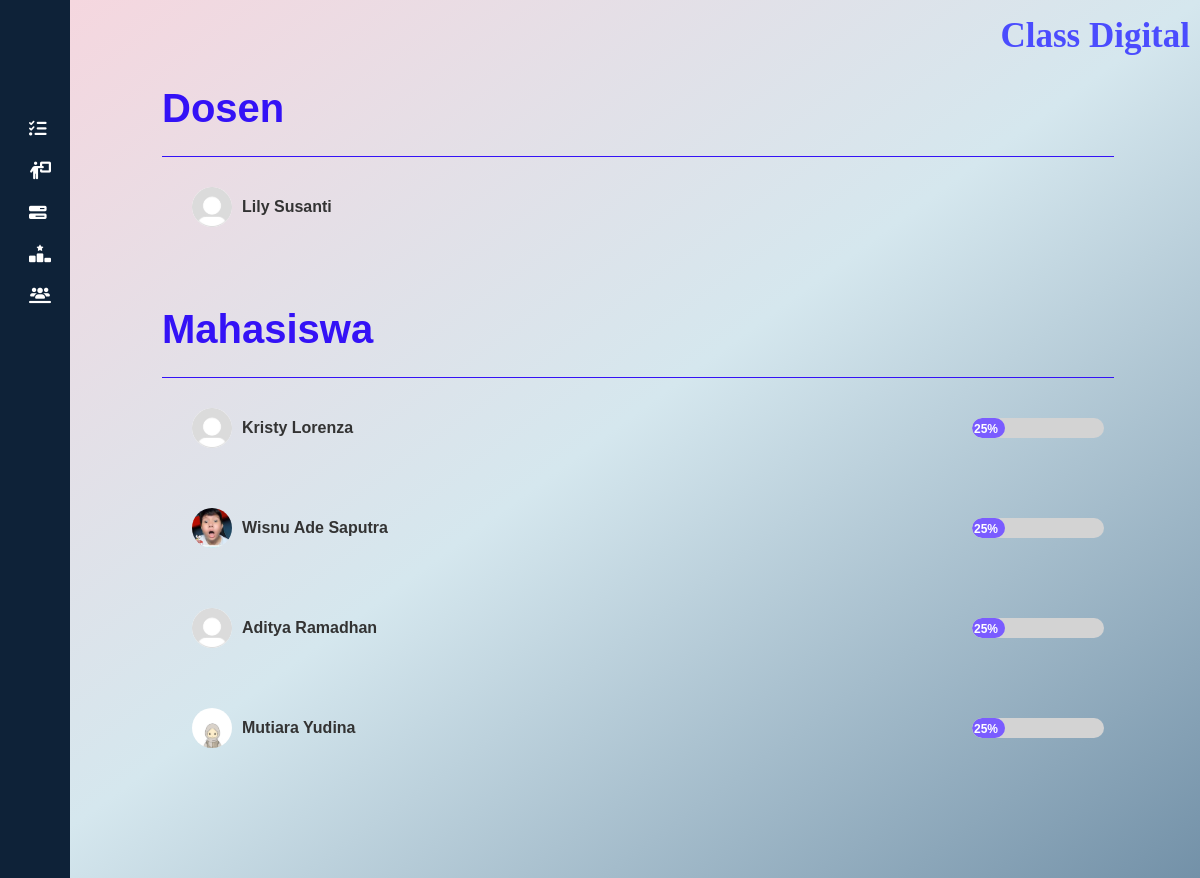
Screenshot of /cd_app/list/3/ with the database file from the repository.
### cd_app/models.py (models this page shows, shortened)
class Course(models.Model):
    name = models.CharField(max_length=200)
    schedule = models.CharField(max_length=100)
    url = models.URLField()
    video_url = models.URLField(blank=True, null=True, help_text="URL video pembelajaran (contoh: YouTube)")
    pdf_material = models.FileField(upload_to='materials/', blank=True, null=True, help_text="Unggah materi dalam format PDF")
    announcement = models.TextField(blank=True, null=True)
    teacher = models.ForeignKey(
        UserProfileInfo,
        on_delete=models.SET_NULL,
        null=True,
        blank=True,
        related_name='teaching_courses',
        limit_choices_to={'role': 'teacher'},  # Hanya user dengan role 'teacher'
    )

class UserProfileInfo(models.Model):
    user = models.OneToOneField(User, on_delete=models.CASCADE, related_name='profile')
    image = models.ImageField(upload_to='profile_pics', blank=True)
    name = models.CharField(max_length=255, blank=True)
    email = models.EmailField(max_length=255, blank=True)
    phone = models.CharField(max_length=15, blank=True)
    about = models.TextField(blank=True)
    ROLE_CHOICES = [
        ('student', 'Student'),
        ('teacher', 'Teacher'),
    ]
    role = models.CharField(max_length=10, choices=ROLE_CHOICES, default='student')
    courses = models.ManyToManyField('Course', related_name='enrolled_users', blank=True)

### cd_app/views.py (the view)
# urls.py: path('list/<int:course_id>/', views.list_view, name='list'),
def list_view(request, course_id):
    try:
        course = Course.objects.get(id=course_id)  # Mendapatkan kursus berdasarkan ID
    except Course.DoesNotExist:
        return render(request, '404.html')  # Jika kursus tidak ditemukan
    enrolled_users = course.enrolled_users.all()  # Relasi Many-to-Many
    return render(request, 'cd_app/list_mahasiswa.html', {
        'course': course,
        'enrolled_users': enrolled_users
    })

### templates/cd_app/list_mahasiswa.html (shortened to what this page needs)
{% extends "cd_app/class.html" %}
{% load static %}
{% block body_block %}
<head>
</head>
      <div class="container-recap-values">
        <div class="title-task">
          <h1>Dosen</h1>
        </div>
        <div class="list-mahasiswa">
          <div class="mahasiswa-item">
            <div class="profile">
              <div class="profile-icon">
                {% if course.teacher.image %}
                <img src="{{ course.teacher.image.url }}" alt="Profile Icon" />
                {% else %}
                <img src="{% static 'img/profile.jpg' %}" alt="Default Profile Icon" />
                {% endif %}
              </div>
              <span class="name">{{course.teacher.name}}</span>
            </div>
          </div>
        </div>
        <div class="title-task mt-5">
          <h1>Mahasiswa</h1>
        </div>
        <div class="list-mahasiswa">
          {% for user in enrolled_users %}
          <div class="mahasiswa-item">
            <div class="profile">
              <div class="profile-icon">
                {% if user.image %}
                <img src="{{ user.image.url }}" alt="Profile Icon" />
                {% else %}
                <img src="{% static 'img/profile.jpg' %}" alt="Default Profile Icon" />
                {% endif %}
              </div>
              <span class="name">{{ user.name }}</span>
            </div>
            <div class="progress-container">
              <div class="progress-bar">
                <span class="progress-label">25%</span>
              </div>
            </div>
          </div>
          {% empty %}
          <p>Tidak ada mahasiswa yang terdaftar di kursus ini.</p>
          {% endfor %}
        </div>
      </div>
{% endblock %}

### static/css/style.css (style rules this page uses)
* { margin: 0; padding: 0; box-sizing: border-box; font-family: 'Arial', sans-serif; }
body { background: linear-gradient(to bottom right, #f7d6de, #d5e7ee, #7391a8); min-height: 100vh; display: flex; flex-direction: column; scroll-behavior: smooth; }
.profile { padding: 20px; border-radius: 8px; max-width: 800px; width: 100%; }
.profile img { display: block; margin: 0 auto; }

### templates/cd_app/list_mahasiswa.html (style rules this page uses)
.container-recap-values { margin-left: 2rem; width: 90%; margin-top: 1rem; padding-bottom: 2rem; }
.title-task h1 { color: #3412F6; font-weight: 600; }
.title-task { border-bottom: 1px solid #3412F6; padding-bottom: 1rem; }
.mahasiswa-item { display: flex; justify-content: space-between; align-items: center; padding: 10px; border-radius: 10px; }
.profile { display: flex; align-items: center; gap: 10px; }
.profile-icon img { width: 40px; height: 40px; border-radius: 50%; }
.name { font-size: 16px; font-weight: 600; color: #333333; }
.progress-container { width: 150px; height: 20px; background-color: #d3d3d3; border-radius: 10px; position: relative; overflow: hidden; }
.progress-bar { width: 25%; height: 100%; background-color: #7a5cff; border-radius: 10px; position: relative; display: flex; align-items: center; justify-content: flex-end; }
.progress-label { color: #ffffff; font-size: 12px; font-weight: bold; margin-right: 5px; }

### rows the page displays
Course: teacher.name "Lily Susanti"
UserProfileInfo: name "Kristy Lorenza"
UserProfileInfo: image (picture), name "Wisnu Ade Saputra"
UserProfileInfo: name "Aditya Ramadhan"
UserProfileInfo: image (picture), name "Mutiara Yudina"
